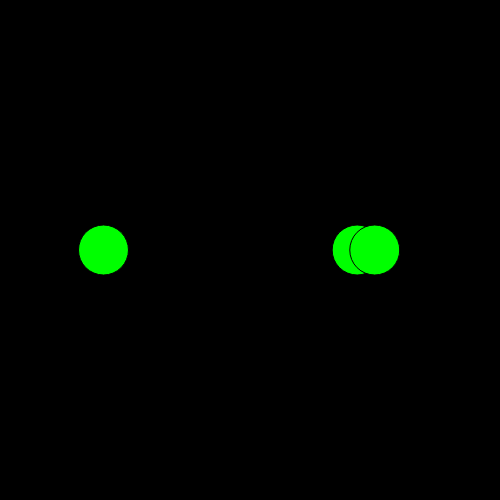
Frame 1 (no input)
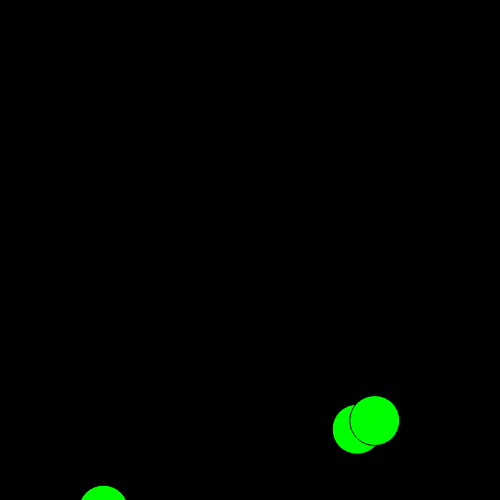
Frame 60 (no input)
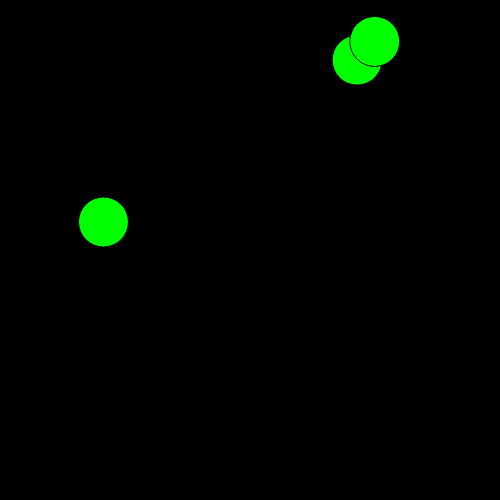
Frame 120 (the mouse pressed at the canvas centre since frame 60)

The p5.js sketch that drew these frames (run headless with seeded random() and noise() and a simulated clock; from frame 60 on, the mouse is pressed at the canvas centre):

// p5.js sketch
// ── sketch.js


let ball1XPos, ball2XPos, ball3XPos;
let ball1YPos = 250, ball2YPos = 250, ball3YPos = 250;
let ball1SpeedValue, ball2SpeedValue, ball3SpeedValue;
 
function setup() {
   createCanvas(500, 500);

   ball1XPos = random(0, 500);
   ball2XPos = random(0, 500);
   ball3XPos = random(0, 500);

   ball1SpeedValue = random(2, 5);
   ball2SpeedValue = random(2, 5);
   ball3SpeedValue = random(2, 5);
}
 
function draw() {
   background(0);
   fill(0, 255, 0);

   ellipse(ball1XPos, ball1YPos, 50, 50);
   ellipse(ball2XPos, ball2YPos, 50, 50);
   ellipse(ball3XPos, ball3YPos, 50, 50);

   ball1YPos += ball1SpeedValue;
   ball2YPos += ball2SpeedValue;
   ball3YPos += ball3SpeedValue;

   if (ball1YPos > 525) {ball1YPos = -25}
   if (ball2YPos > 525) {ball2YPos = -25}
   if (ball3YPos > 525) {ball3YPos = -25}
}
